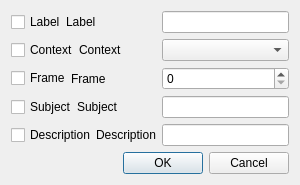
<?xml version="1.0" encoding="UTF-8"?>
<ui version="4.0">
 <class>NewEventDialog</class>
 <widget class="QDialog" name="NewEventDialog">
  <property name="geometry">
   <rect>
    <x>0</x>
    <y>0</y>
    <width>300</width>
    <height>175</height>
   </rect>
  </property>
  <property name="windowTitle">
   <string>Event editor</string>
  </property>
  <layout class="QFormLayout" name="formLayout">
   <property name="fieldGrowthPolicy">
    <enum>QFormLayout::AllNonFixedFieldsGrow</enum>
   </property>
   <property name="labelAlignment">
    <set>Qt::AlignLeading|Qt::AlignLeft|Qt::AlignVCenter</set>
   </property>
   <item row="0" column="0">
    <layout class="QHBoxLayout" name="horizontalLayout">
     <property name="spacing">
      <number>0</number>
     </property>
     <item>
      <widget class="QCheckBox" name="labelCheckBox">
       <property name="text">
        <string>Label</string>
       </property>
      </widget>
     </item>
     <item>
      <widget class="QLabel" name="labelLabel">
       <property name="text">
        <string>Label</string>
       </property>
      </widget>
     </item>
    </layout>
   </item>
   <item row="0" column="1">
    <widget class="QLineEdit" name="labelEdit"/>
   </item>
   <item row="1" column="0">
    <layout class="QHBoxLayout" name="horizontalLayout_2">
     <property name="spacing">
      <number>0</number>
     </property>
     <item>
      <widget class="QCheckBox" name="contextCheckBox">
       <property name="text">
        <string>Context</string>
       </property>
      </widget>
     </item>
     <item>
      <widget class="QLabel" name="contextLabel">
       <property name="text">
        <string>Context</string>
       </property>
      </widget>
     </item>
    </layout>
   </item>
   <item row="1" column="1">
    <widget class="QComboBox" name="contextComboBox">
     <property name="currentIndex">
      <number>-1</number>
     </property>
     <item>
      <property name="text">
       <string>Right</string>
      </property>
     </item>
     <item>
      <property name="text">
       <string>Left</string>
      </property>
     </item>
     <item>
      <property name="text">
       <string>General</string>
      </property>
     </item>
    </widget>
   </item>
   <item row="2" column="0">
    <layout class="QHBoxLayout" name="horizontalLayout_3">
     <property name="spacing">
      <number>0</number>
     </property>
     <item>
      <widget class="QCheckBox" name="frameCheckBox">
       <property name="text">
        <string>Frame</string>
       </property>
      </widget>
     </item>
     <item>
      <widget class="QLabel" name="frameLabel">
       <property name="text">
        <string>Frame</string>
       </property>
      </widget>
     </item>
    </layout>
   </item>
   <item row="2" column="1">
    <widget class="QSpinBox" name="frameSpinBox"/>
   </item>
   <item row="3" column="0">
    <layout class="QHBoxLayout" name="horizontalLayout_4">
     <property name="spacing">
      <number>0</number>
     </property>
     <item>
      <widget class="QCheckBox" name="subjectCheckBox">
       <property name="text">
        <string>Subject</string>
       </property>
      </widget>
     </item>
     <item>
      <widget class="QLabel" name="subjectLabel">
       <property name="text">
        <string>Subject</string>
       </property>
      </widget>
     </item>
    </layout>
   </item>
   <item row="3" column="1">
    <widget class="QLineEdit" name="subjectEdit"/>
   </item>
   <item row="4" column="0">
    <layout class="QHBoxLayout" name="horizontalLayout_5">
     <property name="spacing">
      <number>0</number>
     </property>
     <item>
      <widget class="QCheckBox" name="descriptionCheckBox">
       <property name="text">
        <string>Description</string>
       </property>
      </widget>
     </item>
     <item>
      <widget class="QLabel" name="descriptionLabel">
       <property name="text">
        <string>Description</string>
       </property>
      </widget>
     </item>
    </layout>
   </item>
   <item row="4" column="1">
    <widget class="QLineEdit" name="descriptionEdit"/>
   </item>
   <item row="5" column="0" colspan="2">
    <widget class="QDialogButtonBox" name="buttonBox">
     <property name="orientation">
      <enum>Qt::Horizontal</enum>
     </property>
     <property name="standardButtons">
      <set>QDialogButtonBox::Cancel|QDialogButtonBox::Ok</set>
     </property>
    </widget>
   </item>
  </layout>
 </widget>
 <resources/>
 <connections>
  <connection>
   <sender>buttonBox</sender>
   <signal>accepted()</signal>
   <receiver>NewEventDialog</receiver>
   <slot>accept()</slot>
   <hints>
    <hint type="sourcelabel">
     <x>257</x>
     <y>163</y>
    </hint>
    <hint type="destinationlabel">
     <x>157</x>
     <y>274</y>
    </hint>
   </hints>
  </connection>
  <connection>
   <sender>buttonBox</sender>
   <signal>rejected()</signal>
   <receiver>NewEventDialog</receiver>
   <slot>reject()</slot>
   <hints>
    <hint type="sourcelabel">
     <x>290</x>
     <y>163</y>
    </hint>
    <hint type="destinationlabel">
     <x>286</x>
     <y>274</y>
    </hint>
   </hints>
  </connection>
 </connections>
</ui>
